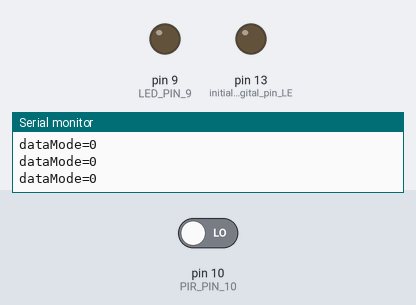
The sketch below on a simulated Arduino Uno, built with avr-gcc and run on an emulated ATmega328P. Parts: output pins drawn as LEDs (lit = HIGH), the last lines printed to the serial monitor. The test bench sets the inputs (shaded band); at power-on: pin 10 (PIR_PIN_10) LOW.

Above: at 1.2 s.
1.3 s: pin 10 (PIR_PIN_10) driven HIGH
At 2.2 s:
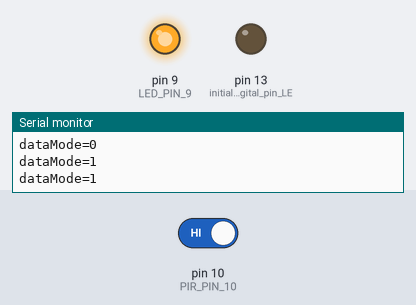
6.0 s: pin 10 (PIR_PIN_10) driven LOW
At 6.9 s:
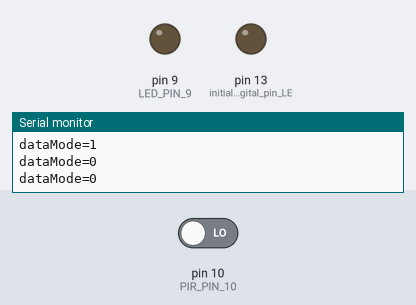
Timing chart, 0 to 9.0 s (numbered marks = the images above; inputs shaded):
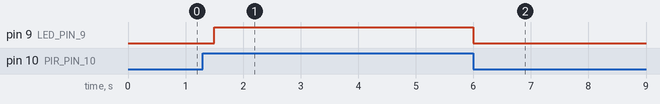

Measured:
- after the input at 1.3 s, pin 9 (LED_PIN_9): LOW → HIGH after 0.20 s
- after the input at 6.0 s, pin 9 (LED_PIN_9): HIGH → LOW at once

The sketch:

client_arduino.ino
```cpp
#include<stdio.h>
#include<Wire.h>

#define ARDUINO_ADDR 0x8
#define PIR_PIN_10 10
#define LED_PIN_9 9

int i=0;
int dataMode=0;
int PIRMode=0;

/**
 * The setup function
 */
void setup() {
  pinMode(LED_BUILTIN, OUTPUT);         	// initialize digital pin LED_BUILTIN as an OUTPUT.
  pinMode(LED_PIN_9, OUTPUT);         		// initialize digital pin 9 as an OUTPUT.
  pinMode(PIR_PIN_10, INPUT);			// initialize digital pin 10 as an INPUT.
  Wire.begin(ARDUINO_ADDR);
  Wire.onReceive(receiveEvent);         	// Register event
  Wire.onRequest(requestEvent);         	// Register event
  Serial.begin(9600);
  printf_begin();
  Serial.println("Serial Strat\n");
}

/**
 * The loop function
 */
void loop() {
	/* read from PIR senser */
	PIRMode=digitalRead(PIR_PIN_10);
	printf("dataMode=%d\n", PIRMode);

	/* set LED_PIN_9 */
	if(PIRMode){
		digitalWrite(LED_PIN_9, HIGH);
	}else{
		digitalWrite(LED_PIN_9, LOW);
	}
	delay(500);
}


int serial_putc(char c, FILE *) {
	Serial.write(c);
}
void printf_begin(void){
	fdevopen(&serial_putc, 0);
}

/**
 * receiveEvent
 */
void receiveEvent(int nbyte){
  while (Wire.available()) {
    Serial.println("read i2c wire\n");
    char c = Wire.read();
    Serial.println(c);
    }
}

/**
 * requestEvent
 */
void requestEvent(){
	switch (PIRMode){
		case 0:
		/*write to master*/
			Wire.write("L",1);
			break;
		case 1:
		/* write to master */
			Wire.write("H",1);
			break;
		default:
			Wire.write("n",1);
	}
}


/**
  FILE *  fdevopen (int(*put)(char, FILE *), int(*get)(FILE *))
*/
```
